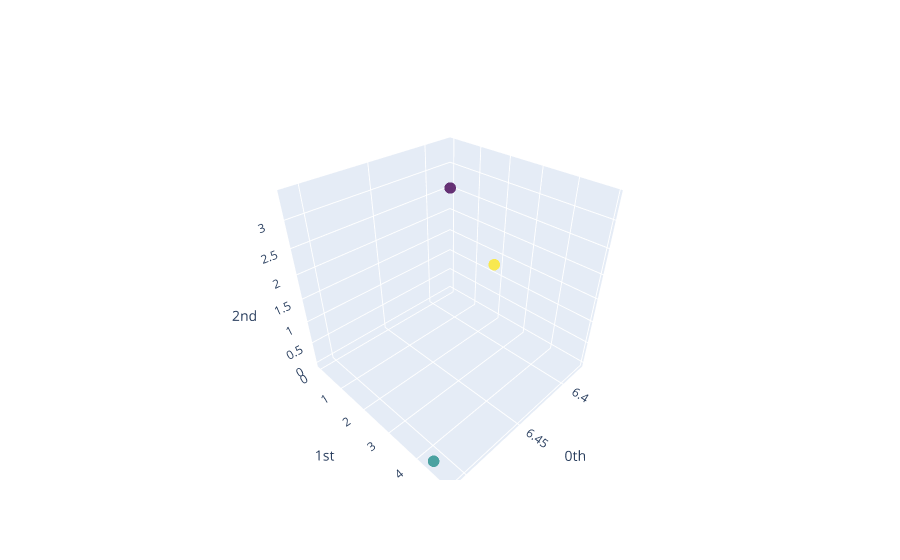

Notebook source saved alongside this figure:
### Code cell
plot_point_cloud(X_basic)

### Figure 1 — Plotly figure (JSON) as saved in the notebook; plotly's stock layout.template omitted (floating-point values rounded to 4 significant figures)
{"data": [{"marker": {"color": [0, 1, 2], "colorscale": [[0, "#440154"], [0.1111, "#482878"], [0.2222, "#3e4989"], [0.3333, "#31688e"], [0.4444, "#26828e"], [0.5556, "#1f9e89"], [0.6667, "#35b779"], [0.7778, "#6ece58"], [0.8889, "#b5de2b"], [1, "#fde725"]], "opacity": 0.8, "size": 4}, "mode": "markers", "type": "scatter3d", "x": [6.379, 6.509, 6.482], "y": [0, 4.387, 4.906], "z": [2.523, 0, 3.383]}], "layout": {"scene": {"xaxis": {"exponentformat": "e", "showexponent": "all", "title": {"text": "0th"}, "type": "linear"}, "yaxis": {"exponentformat": "e", "showexponent": "all", "title": {"text": "1st"}, "type": "linear"}, "zaxis": {"exponentformat": "e", "showexponent": "all", "title": {"text": "2nd"}, "type": "linear"}}}}
